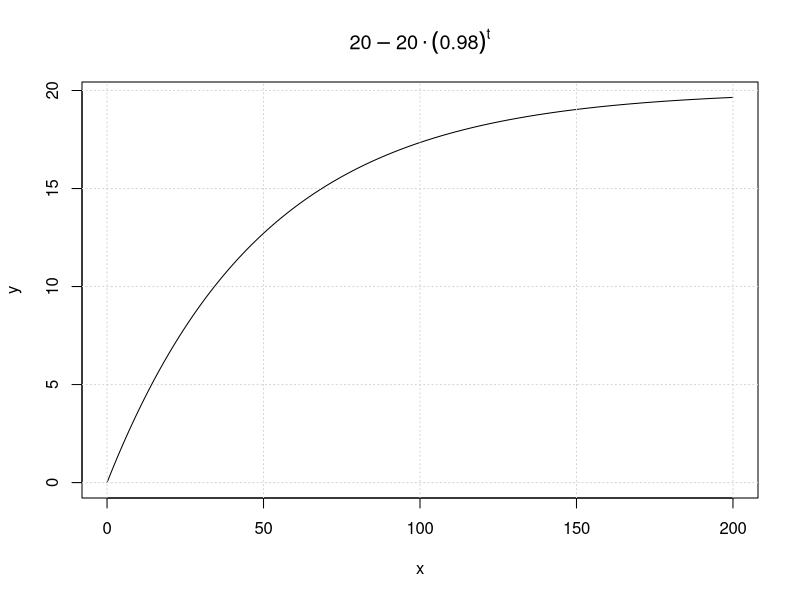

Write R code to recreate this figure.
## ---- chunk 1

c <- function(t){20-(20*(0.98)^t)}

x <- seq(0, 200, length=200)
y <- sapply(X=x, FUN=c)

plot(x, y, type='l', main = expression(20-20 %.% (0.98)^t))
grid()
